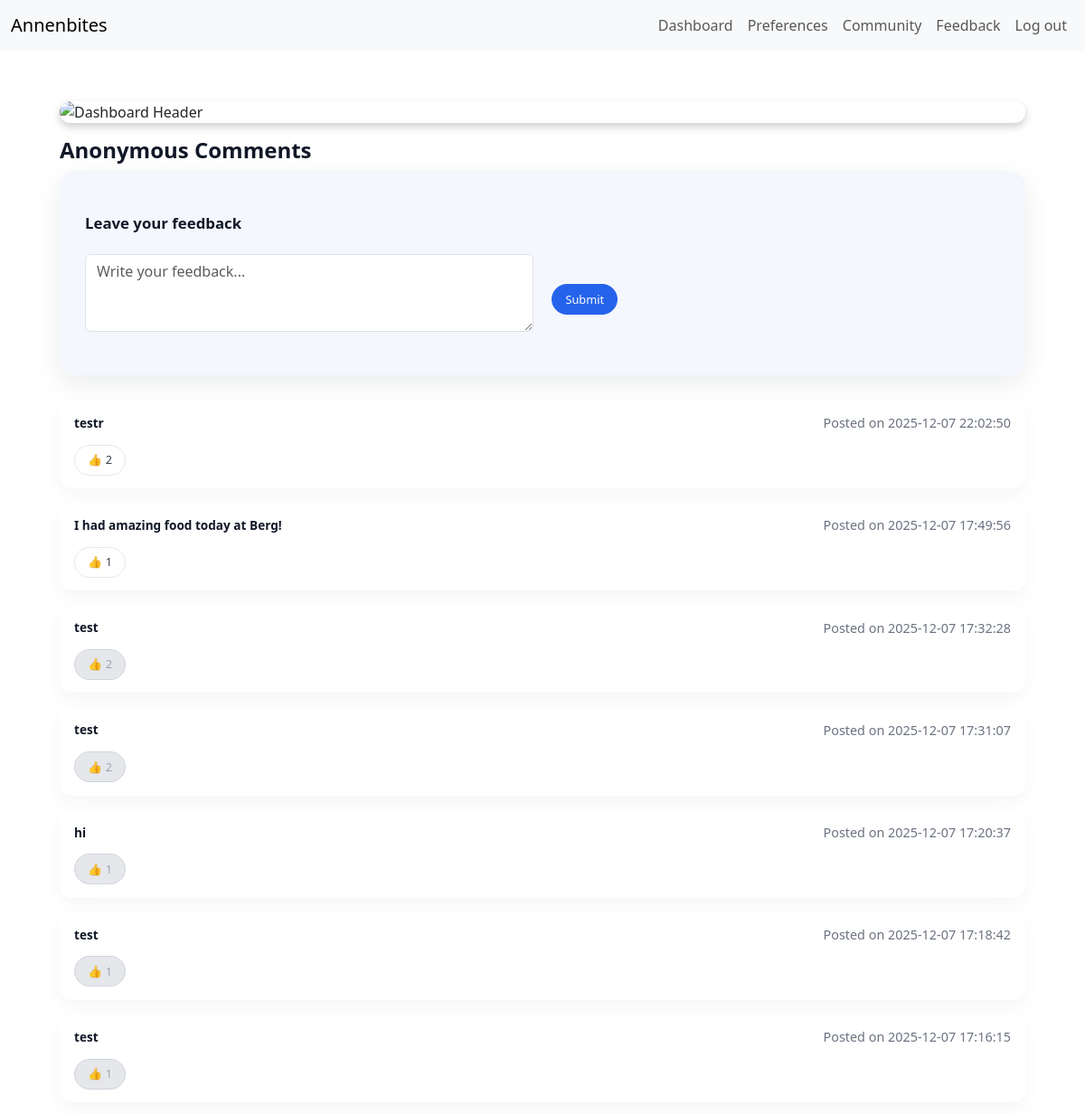
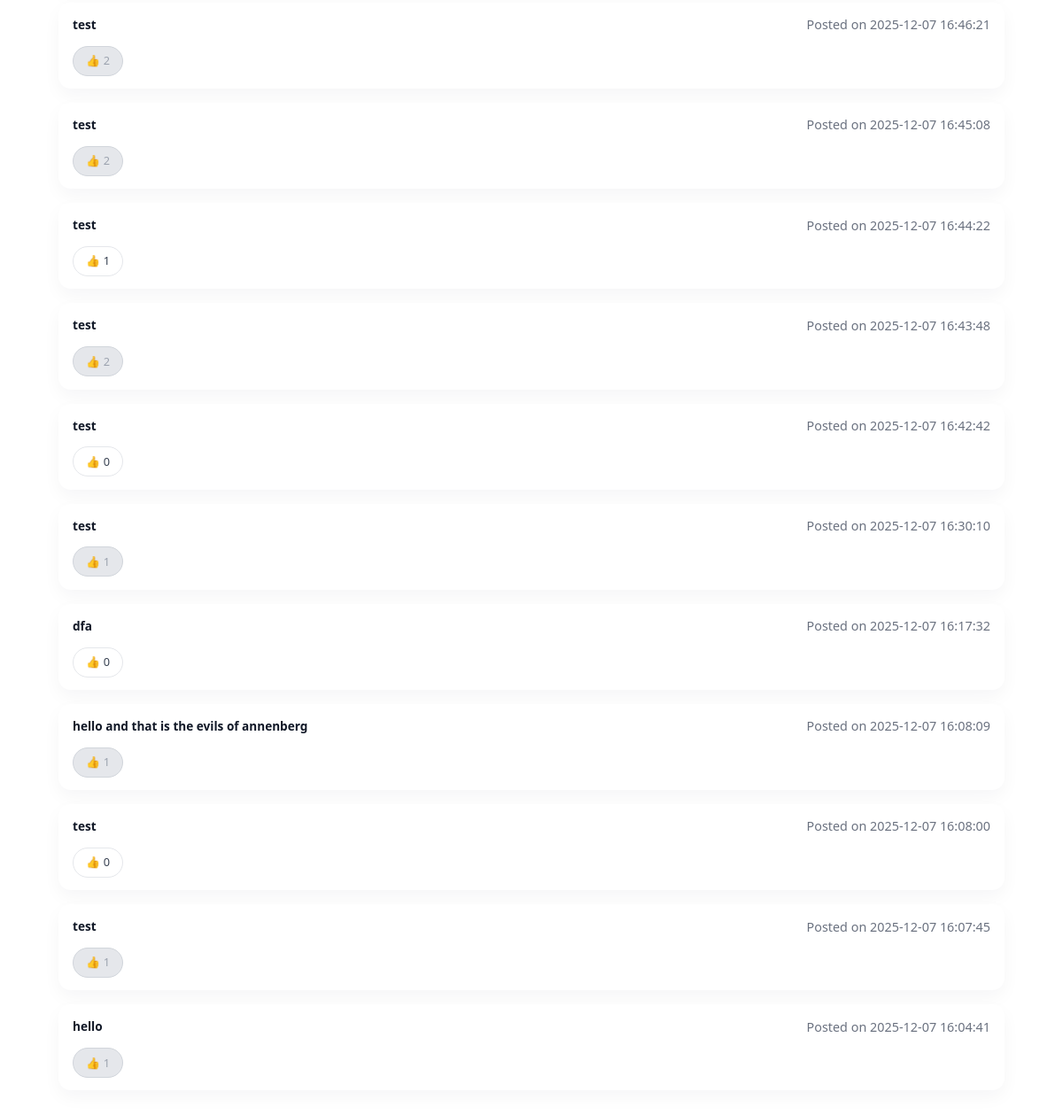
The app's page /feedback (signed in) with its own data (2 pictures, top to bottom).
### tables this page shows
CREATE TABLE feedback (
    id INTEGER PRIMARY KEY AUTOINCREMENT,
    user_id INTEGER NOT NULL,
    text TEXT NOT NULL,
    likes INTEGER DEFAULT 0,
    created_at TIMESTAMP DEFAULT CURRENT_TIMESTAMP,
    FOREIGN KEY (user_id) REFERENCES users(id)
);

### app.py (the view, shortened to what this page needs)
@app.route("/feedback", methods=["GET", "POST"])
@login_required
def feedback():
    user_id = session["user_id"]
    feedbacks = db.execute(
        """
        SELECT f.id, f.text, f.likes, f.created_at
        FROM feedback f
        ORDER BY f.created_at DESC
        """
    )
    liked_rows = db.execute(
        "SELECT feedback_id FROM feedback_likes WHERE user_id = ?",
        user_id,
    )
    liked_map = {row["feedback_id"] for row in liked_rows}
    return render_template(
        "feedback.html",
        feedbacks=feedbacks,
        liked_map=liked_map,
    )

### app.py (called while the page is built)
@app.before_request
def _init():
    init_db()

### helpers.py (called while the page is built)
def login_required(f):
    @wraps(f)
    def decorated_function(*args, **kwargs):
        if session.get("user_id") is None:
            return redirect("/login")
        return f(*args, **kwargs)
    return decorated_function

### templates/feedback.html (shortened to what this page needs)
{% extends "layout.html" %}
{% block body %}
<link rel="stylesheet" href="{{ url_for('static', filename='dashboard.css') }}">
<div class="ab-page">
  <div class="ab-dashboard-header">
    <img
      src="{{ url_for('static', filename='food.jpeg') }}"
      alt="Dashboard Header"
      class="header-img"
    >
  </div>
  <h2 class="ab-dashboard-title">Anonymous Comments</h2>
  <div class="ab-summary-card">
    <h3 class="ab-section-title">Leave your feedback</h3>
    <form method="POST" action="{{ url_for('feedback') }}" class="mb-3 ab-card-grid">
      <div class="mb-2">
        <textarea
          name="text"
          class="form-control ab-food-body"
          rows="3"
          placeholder="Write your feedback..."
          required
          maxlength="800"
        ></textarea>
      </div>
      <div class="ab-card-actions">
        <button type="submit" class="ab-btn ab-btn-primary">Submit</button>
      </div>
    </form>
  </div>
  {% if feedbacks %}
    {% for f in feedbacks %}
      <div class="ab-all-item-card feedback-card">
        <div class="ab-all-item-header">
          <div class="ab-all-item-name">{{ f.text }}</div>
          <small class="ab-muted">Posted on {{ f.created_at }}</small>
        </div>
        <div class="ab-card-actions">
          <form method="POST" action="{{ url_for('feedback_like') }}" style="display:inline">
            <button
              type="submit"
              class="ab-btn ab-btn-ghost ab-btn-sm {% if f.id in liked_map %}ab-btn-liked{% endif %}"
            >
              👍 {{ f.likes }}
            </button>
          </form>
        </div>
      </div>
    {% endfor %}
  {% else %}
    <p class="ab-muted">No public feedback yet — be the first!</p>
  {% endif %}
</div>
{% endblock %}

### static/dashboard.css (style rules this page uses)
.ab-page { max-width: 1120px; margin: 0 auto; padding: 2rem 1.5rem 3rem; }
.ab-summary-card { background: #f5f7ff; border-radius: 18px; padding: 1.5rem 1.75rem; box-shadow: 0 10px 30px rgba(15, 23, 42, 0.08); display: flex; flex-direction: column; gap: 0.75rem; margin-bottom: 1.75rem; }
.ab-btn { display: inline-flex; align-items: center; justify-content: center; padding: 0.4rem 0.9rem; border-radius: 999px; font-size: 0.8rem; font-weight: 500; border: 1px solid transparent; cursor: pointer; transition: all 0.15s ease; text-decoration: none; white-space: nowrap; }
.ab-btn-primary { background: #2563eb; color: #ffffff; border-color: #2563eb; }
.ab-btn-ghost { background: transparent; color: #374151; border-color: #e5e7eb; }
.ab-dashboard-header { display: flex; justify-content: space-between; align-items: flex-end; gap: 1.5rem; margin-bottom: 1rem; }
.ab-dashboard-title { font-size: 1.5rem; font-weight: 600; color: #111827; }
.ab-muted { font-size: 0.9rem; color: #6b7280; }
.ab-section-title { font-size: 1.05rem; font-weight: 600; margin: 1.5rem 0 0.75rem; color: #111827; }
.ab-card-grid { display: grid; grid-template-columns: repeat(auto-fit, minmax(260px, 1fr)); gap: 1.25rem; }
.ab-food-body { display: flex; flex-direction: column; gap: 0.4rem; }
.ab-card-actions { margin-top: 0.4rem; display: flex; align-items: center; gap: 0.4rem; flex-wrap: wrap; }
.ab-all-item-card { background: #ffffff; border-radius: 14px; box-shadow: 0 8px 20px rgba(15, 23, 42, 0.04); padding: 0.9rem 1rem; display: flex; flex-direction: column; gap: 0.4rem; font-size: 0.85rem; }
.ab-all-item-header { display: flex; justify-content: space-between; gap: 0.5rem; align-items: center; }
.ab-all-item-name { font-weight: 600; color: #111827; }
.header-img { width: 100%; gap: 1rem; max-height: 200px; border-radius: 20px; box-shadow: 0 4px 10px rgba(0,0,0,0.2); object-fit: cover; }
.ab-btn-liked { background-color: #e5e7eb; color: #9ca3af; border-color: #d1d5db; cursor: not-allowed; }

### templates/feedback.html (style rules this page uses)
.feedback-card { margin-bottom: 1rem; }

### records on screen
feedback: text "testr", created_at "2025-12-07 22:02:50", likes "2"
feedback: text "I had amazing food today at Berg!", created_at "2025-12-07 17:49:56", likes "1"
feedback: text "test", created_at "2025-12-07 17:32:28", likes "2"
feedback: text "test", created_at "2025-12-07 17:31:07", likes "2"
feedback: text "hi", created_at "2025-12-07 17:20:37", likes "1"
feedback: text "test", created_at "2025-12-07 17:18:42", likes "1"
feedback: text "test", created_at "2025-12-07 17:16:15", likes "1"
feedback: text "test", created_at "2025-12-07 16:46:21", likes "2"
feedback: text "test", created_at "2025-12-07 16:45:08", likes "2"
feedback: text "test", created_at "2025-12-07 16:44:22", likes "1"
feedback: text "test", created_at "2025-12-07 16:43:48", likes "2"
feedback: text "test", created_at "2025-12-07 16:42:42", likes "0"
feedback: text "test", created_at "2025-12-07 16:30:10", likes "1"
feedback: text "dfa", created_at "2025-12-07 16:17:32", likes "0"
feedback: text "hello and that is the evils of annenberg", created_at "2025-12-07 16:08:09", likes "1"
feedback: text "test", created_at "2025-12-07 16:08:00", likes "0"
feedback: text "test", created_at "2025-12-07 16:07:45", likes "1"
feedback: text "hello", created_at "2025-12-07 16:04:41", likes "1"
